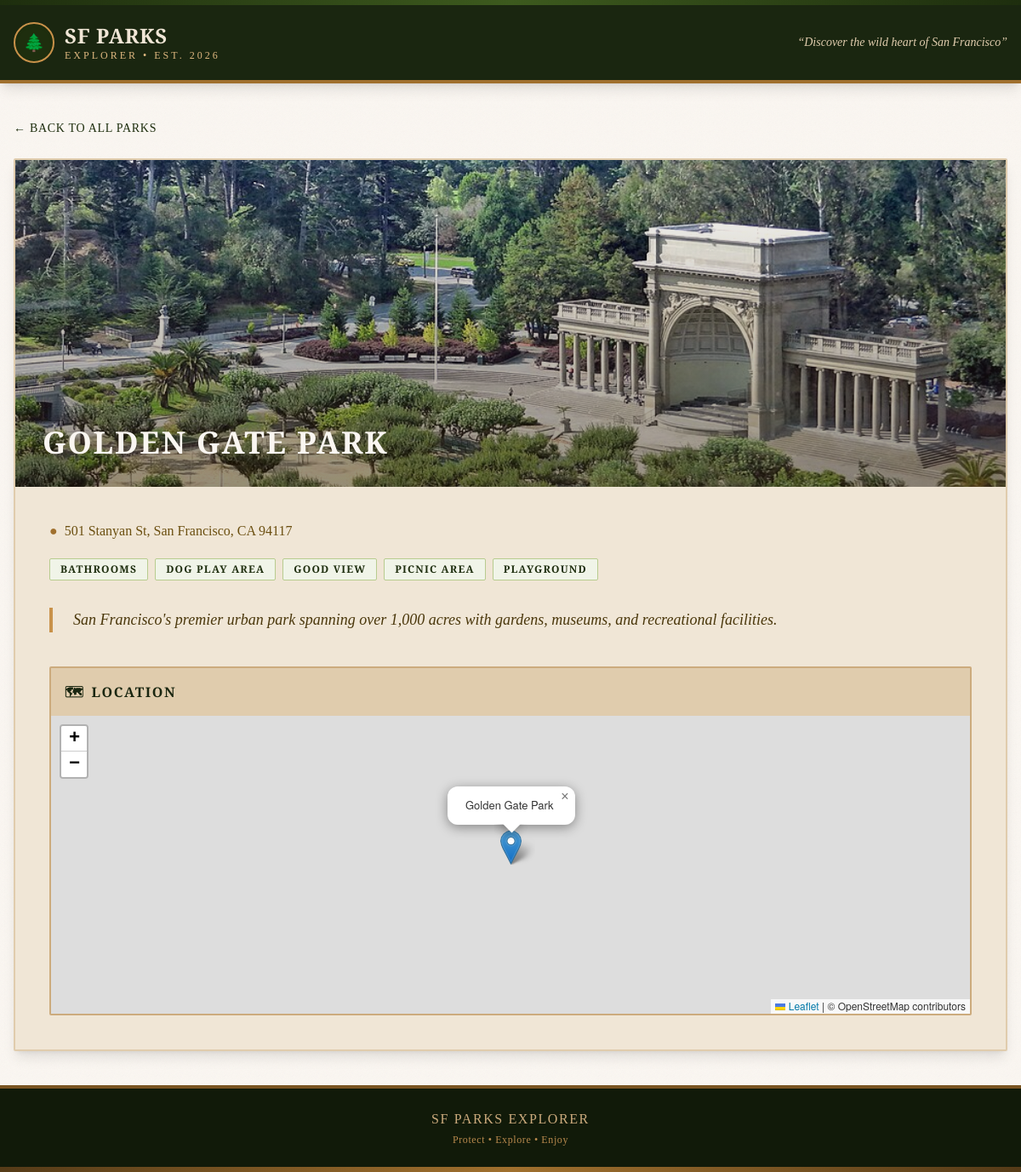
/park/1/, run on the app's committed database.
### parks/models.py (models this page shows, shortened)
class Park(models.Model):
    name = models.CharField(max_length=200)
    address = models.CharField(max_length=300, blank=True)
    latitude = models.FloatField(null=True, blank=True)
    longitude = models.FloatField(null=True, blank=True)
    description = models.TextField(blank=True)
    image_url = models.URLField(max_length=500, blank=True)
    image = models.CharField(max_length=200, blank=True)
    categories = models.ManyToManyField(Category, related_name="parks", blank=True)
    class Meta:
        ordering = ["name"]

class Category(models.Model):
    name = models.CharField(max_length=100, unique=True)
    slug = models.SlugField(max_length=100, unique=True)
    class Meta:
        verbose_name_plural = "categories"
        ordering = ["name"]

### parks/views.py (the view)
# urls.py: path("park/<int:pk>/", views.park_detail, name="park_detail"),
def park_detail(request, pk):
    park = get_object_or_404(Park.objects.prefetch_related("categories"), pk=pk)
    return render(request, "parks/park_detail.html", {"park": park})

### templates/parks/park_detail.html (shortened to what this page needs)
{% extends "base.html" %}
{% block extra_head %}
{% if park.latitude and park.longitude %}
<link rel="stylesheet" href="https://unpkg.com/leaflet@1.9.4/dist/leaflet.css" />
{% endif %}
{% endblock %}
{% block content %}
<div class="mb-6">
  <a href="{% url 'parks:park_list' %}" class="text-forest-700 hover:text-forest-900 text-sm font-body uppercase tracking-wider">
    &larr; Back to all parks
  </a>
</div>
<div class="bg-bark-100 border-2 border-bark-200 rounded-sm shadow-lg overflow-hidden">
  {% if park.image or park.image_url %}
  <div class="relative">
    <img
      src="{% if park.image %}/imgs/{{ park.image }}{% else %}{{ park.image_url }}{% endif %}"
      alt="{{ park.name }}"
      class="w-full h-64 md:h-96 object-cover sepia-[.1]"
    >
    <div class="absolute inset-0 bg-gradient-to-t from-bark-900/50 to-transparent"></div>
    <div class="absolute bottom-0 left-0 right-0 p-6 md:p-8">
      <h1 class="font-display text-3xl md:text-4xl font-black text-bark-50 uppercase tracking-wider drop-shadow-lg">{{ park.name }}</h1>
    </div>
  </div>
  {% endif %}
  <div class="p-6 md:p-10">
    {% if park.address %}
    <p class="text-bark-600 mb-5 font-body flex items-center gap-2">
      <span class="text-ranger-500">&#9679;</span> {{ park.address }}
    </p>
    {% endif %}
    <div class="flex flex-wrap gap-2 mb-8">
      {% for cat in park.categories.all %}
      <span class="inline-block bg-forest-50 text-forest-700 text-xs px-3 py-1 rounded-sm border border-forest-200 font-display font-bold uppercase tracking-widest">
        {{ cat.name }}
      </span>
      {% endfor %}
    </div>
    {% if park.description %}
    <div class="max-w-none text-bark-700 mb-10 font-body text-lg leading-relaxed border-l-4 border-ranger-400 pl-6 italic">
      <p>{{ park.description }}</p>
    </div>
    {% endif %}
    {% if park.latitude and park.longitude %}
    <div class="rounded-sm overflow-hidden border-2 border-bark-300">
      <h2 class="font-display text-base font-bold text-forest-800 p-4 bg-bark-200 uppercase tracking-widest flex items-center gap-2">
        <span>🗺</span> Location
      </h2>
      <div
        id="map"
        class="w-full"
        style="height: 350px;"
        data-lat="{{ park.latitude }}"
        data-lng="{{ park.longitude }}"
        data-name="{{ park.name }}"
      ></div>
    </div>
    {% endif %}
  </div>
</div>
{% endblock %}

### templates/base.html (shortened to what this page needs)
<!DOCTYPE html>
<html lang="en">
<head>
  <script src="https://cdn.tailwindcss.com"></script>
  {% block extra_head %}{% endblock %}
</head>
<body class="bg-bark-50 texture-bg min-h-screen flex flex-col text-bark-900">
  <div class="h-1.5 bg-gradient-to-r from-forest-700 via-forest-500 to-forest-700"></div>
  <nav class="bg-forest-800 text-bark-100 shadow-lg border-b-4 border-ranger-500">
    <div class="max-w-7xl mx-auto px-4 py-5 flex items-center justify-between">
      <a href="{% url 'parks:park_list' %}" class="flex items-center gap-3 group">
        <div class="w-12 h-12 rounded-full border-2 border-ranger-400 bg-forest-700 flex items-center justify-center text-xl shadow-inner group-hover:border-ranger-300 transition">
          🌲
        </div>
        <div>
          <div class="font-display text-2xl font-black tracking-wide uppercase leading-tight">
            SF Parks
          </div>
          <div class="text-xs tracking-[0.25em] uppercase text-ranger-300 font-body">
            Explorer &bull; Est. 2026
          </div>
        </div>
      </a>
      <div class="hidden sm:block text-sm text-bark-200 font-body italic">
        &ldquo;Discover the wild heart of San Francisco&rdquo;
      </div>
    </div>
  </nav>
  <main class="flex-1 max-w-7xl mx-auto px-4 py-10 w-full">
    {% block content %}{% endblock %}
  </main>
  <footer class="bg-forest-900 text-bark-300 text-center py-6 text-sm font-body border-t-4 border-ranger-600">
    <div class="font-display text-base tracking-widest uppercase mb-1">SF Parks Explorer</div>
    <div class="text-bark-400 text-xs tracking-wider">Protect &bull; Explore &bull; Enjoy</div>
  </footer>
  <div class="h-1.5 bg-gradient-to-r from-ranger-700 via-ranger-500 to-ranger-700"></div>
</body>
</html>

### templates/base.html (style rules this page uses)
body { font-family: 'Source Serif 4', Georgia, serif; }

### data on the page
Park: image (picture), name "GOLDEN GATE PARK", address "501 Stanyan St, San Francisco, CA 94117", description "San Francisco's premier urban park spanning over 1,000 acres with gardens, museums, and recreational facilities."
Category: name "BATHROOMS"
Category: name "DOG PLAY AREA"
Category: name "GOOD VIEW"
Category: name "PICNIC AREA"
Category: name "PLAYGROUND"
